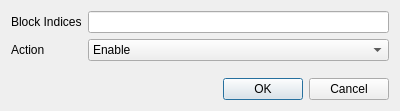
<?xml version="1.0" encoding="UTF-8"?>
<ui version="4.0">
 <class>ToggleBlocksParametersDialog</class>
 <widget class="QDialog" name="ToggleBlocksParametersDialog">
  <property name="windowModality">
   <enum>Qt::WindowModal</enum>
  </property>
  <property name="geometry">
   <rect>
    <x>0</x>
    <y>0</y>
    <width>400</width>
    <height>111</height>
   </rect>
  </property>
  <property name="minimumSize">
   <size>
    <width>400</width>
    <height>111</height>
   </size>
  </property>
  <property name="windowTitle">
   <string>Enable/Disable Blocks Parameters</string>
  </property>
  <property name="modal">
   <bool>true</bool>
  </property>
  <layout class="QGridLayout" name="gridLayout">
   <item row="0" column="0">
    <layout class="QFormLayout" name="formLayout">
     <item row="0" column="0">
      <widget class="QLabel" name="blockIndicesLabel">
       <property name="text">
        <string>Block Indices</string>
       </property>
      </widget>
     </item>
     <item row="0" column="1">
      <widget class="QLineEdit" name="blockIndicesLineEdit"/>
     </item>
     <item row="1" column="0">
      <widget class="QLabel" name="actionLabel">
       <property name="text">
        <string>Action</string>
       </property>
      </widget>
     </item>
     <item row="1" column="1">
      <widget class="QComboBox" name="actionComboBox">
       <item>
        <property name="text">
         <string>Enable</string>
        </property>
       </item>
       <item>
        <property name="text">
         <string>Disable</string>
        </property>
       </item>
      </widget>
     </item>
    </layout>
   </item>
   <item row="1" column="0">
    <widget class="QDialogButtonBox" name="buttonBox">
     <property name="orientation">
      <enum>Qt::Horizontal</enum>
     </property>
     <property name="standardButtons">
      <set>QDialogButtonBox::Cancel|QDialogButtonBox::Ok</set>
     </property>
    </widget>
   </item>
  </layout>
 </widget>
 <resources/>
 <connections>
  <connection>
   <sender>buttonBox</sender>
   <signal>accepted()</signal>
   <receiver>ToggleBlocksParametersDialog</receiver>
   <slot>accept()</slot>
   <hints>
    <hint type="sourcelabel">
     <x>248</x>
     <y>254</y>
    </hint>
    <hint type="destinationlabel">
     <x>157</x>
     <y>274</y>
    </hint>
   </hints>
  </connection>
  <connection>
   <sender>buttonBox</sender>
   <signal>rejected()</signal>
   <receiver>ToggleBlocksParametersDialog</receiver>
   <slot>reject()</slot>
   <hints>
    <hint type="sourcelabel">
     <x>316</x>
     <y>260</y>
    </hint>
    <hint type="destinationlabel">
     <x>286</x>
     <y>274</y>
    </hint>
   </hints>
  </connection>
 </connections>
</ui>
